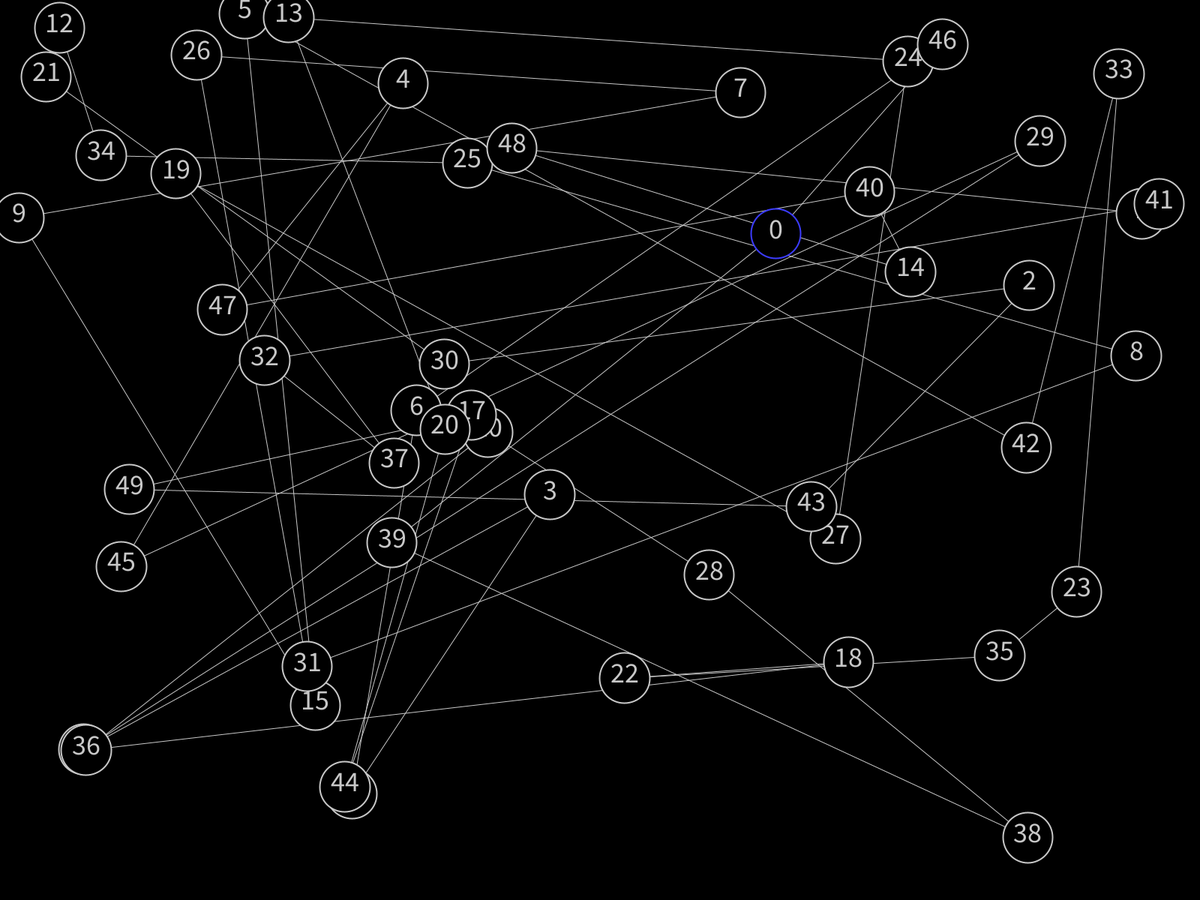
Frame 1 (no input)
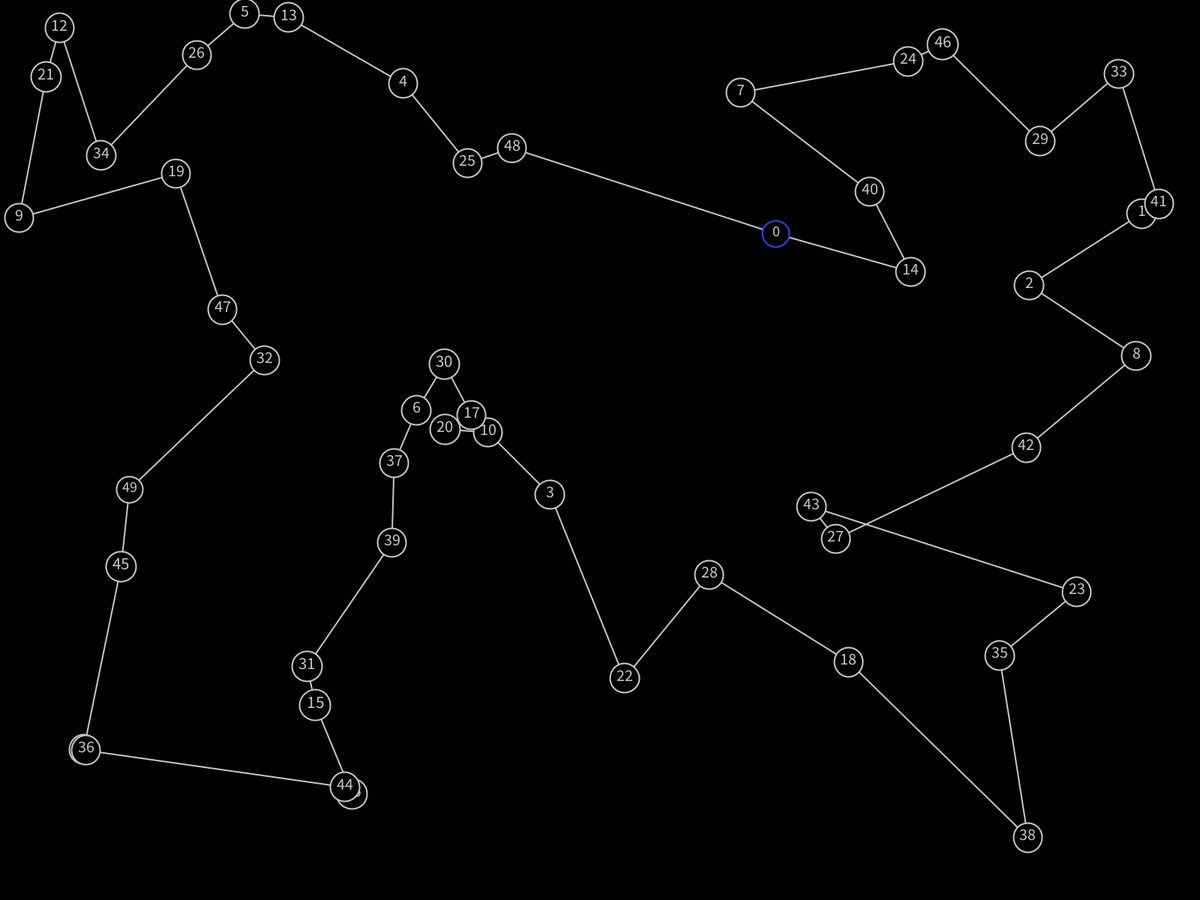
Frame 60 (the mouse pressed at the canvas centre just before this capture)
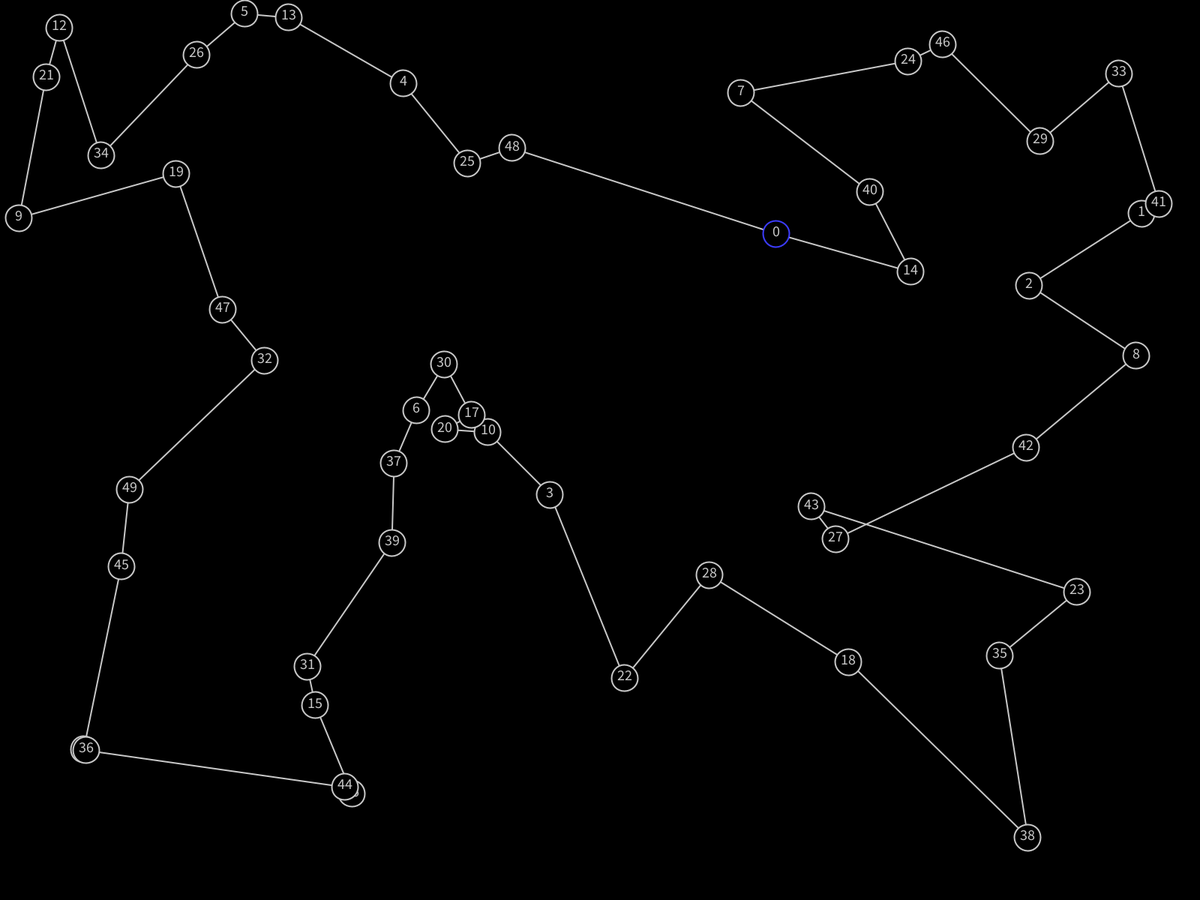
Frame 120 (the mouse held since frame 60 and released just before this capture)

The Processing sketch that drew these frames (run headless with seeded random() and noise(); from frame 60 on, the mouse is pressed at the canvas centre):

// Processing sketch: TSP_Reversal_Heuristic
// ── TSP_Reversal_Heuristic.pde
Graph graph;
TSP tsp;

int best[];

boolean first = true;
void setup() {
  graph = new Graph(50);
  tsp = new TSP(graph);
  tsp.step();
  fullScreen(1);
  size(700, 700);
  best = new int[0];
}


void draw() {
  background(0);
    
  tsp.update();
  tsp.display();
  
  if (tsp.solving == false && !tsp.done) {
    thread("solveTSP");
  } else if (tsp.done) {
    
    
    
  }
}

void solveTSP() {
  tsp.step();
}

void keyPressed() {
  thread("solveTSP");
}

// ── Graph.pde
//println("test1");

class Graph {
  int n;
  Node nodes[];
  int edges[][];
  
  float _max_distance_percentage = .3;
  
  Graph(int n) {
    this.n = n;
    nodes = new Node[n];
    for (int i = 0; i < n; i++)
      nodes[i] = new Node(i, new PVector(random(0, width), random(0, height)));
    
    edges = new int[n][];
    for (int i = 0; i < n; i++)
      edges[i] = new int[n];
    
    for (int i = 0; i < n; i++) {
      edges[i][i] = 0;
      for (int j = i + 1; j < n; j++) {
        edges[i][j] = edges[j][i] = round(sqrt(pow(nodes[i].pos.x - nodes[j].pos.x, 2) + pow(nodes[i].pos.y - nodes[j].pos.y, 2)) / 10);
        edges[i][j] += random(-edges[i][j] * _max_distance_percentage, edges[i][j] * _max_distance_percentage);
      }
    }
  }
}

enum Anim {
  grow,
  shrink,
  none
}

class Node {
  int id;
  PVector pos;
  PVector scale;
  
  Anim playing;
  
  float _shrink_animation_speed = .1;
  float _shrink_animation_initial_size = 2;
  
  Node (int id, PVector pos) {
    this.id = id;
    this.pos = pos;
    this.scale = new PVector(1, 1);
    playShrink();
  }
  
  void display() {
    fill(0);
    strokeWeight(2);
    if (id == 0)
      stroke(60,60,255);
    else
      stroke(200);
    ellipse(pos.x, pos.y, 35 * scale.x, 35 * scale.y);
    fill(200);
    textSize(20 * scale.x);
    textAlign(CENTER, CENTER);
    text(str(id), pos.x, pos.y - (4 * scale.x));
  }
  
  void playShrink() {
    scale.x = _shrink_animation_initial_size;
    scale.y = _shrink_animation_initial_size;
  }
  
  void update() {
    scale.x = lerp(scale.x, (float)1, _shrink_animation_speed);
    scale.y = lerp(scale.y, (float)1, _shrink_animation_speed);
  }
}

// ── TSP.pde
//println("test2");

class TSP {
  Graph graph;
  int n;
  int solution[];
  
  boolean solving = false;
  boolean done = false;
    
  TSP(Graph graph) {
    this.graph = graph;
    this.n = graph.n;
    solution = new int[n];
    
    for (int i = 0; i < n; i++)
      solution[i] = i;
    
    IntList Aux = new IntList(solution);
    Aux.shuffle();
    
    solution = Aux.array();
  }
  
  int fit(int a[]) {
    int res = 0;
    for (int i = 1; i < n; i++)
      res += graph.edges[a[i - 1]][a[i]];
    
    res += graph.edges[a[n - 1]][a[0]];
    
    return res;
  }
  
  void display() {
    
    for (int i = 1; i < n; i++) {
      PVector pos1 = graph.nodes[solution[i - 1]].pos;
      PVector pos2 = graph.nodes[solution[i]].pos;
      
      stroke(200);
      line(pos1.x, pos1.y, pos2.x, pos2.y);
    }
    
    PVector pos1 = graph.nodes[solution[n - 1]].pos;
    PVector pos2 = graph.nodes[solution[0]].pos;
    
    stroke(200);
    line(pos1.x, pos1.y, pos2.x, pos2.y);
    
    for (int i = 0; i < n; i++) {
      graph.nodes[i].display();
    }
  }
  
  void step() {
    solving = true;
    int best[] = new int[n];
    int bfit = fit(solution);
        
    for (int i = 0; i < n; i++) {
      for (int j = i + 1; j < n; j++) {
        int aux[] = new int[n];
        copyArray(aux, solution);
        
        for (int k = 0; k < (j - i + 1) / 2; k++) {
          int temp = aux[i + k];
          
          aux[i + k] = aux[j - k];
          aux[j - k] = temp;
        }
        
        
        if (fit(aux) < bfit) {
          bfit = fit(aux);
          copyArray(best, aux);
        }
      }
    }
        
    if (bfit < fit(solution)) {
      
      for (int i = 0; i < n; i++) {
        if (solution[i] != best[i])
          graph.nodes[i].playShrink();
      }
      copyArray(solution, best);
    } else {
      done = true;
    }
    
    solving = false;
  }
  
  void update() {
    for (int i = 0; i < n; i++) {
      graph.nodes[i].update();
    }
  }
  
  void copyArray(int to[], int from[]) {
    for (int i = 0; i < from.length; i++)
      to[i] = from[i];
  }
}
